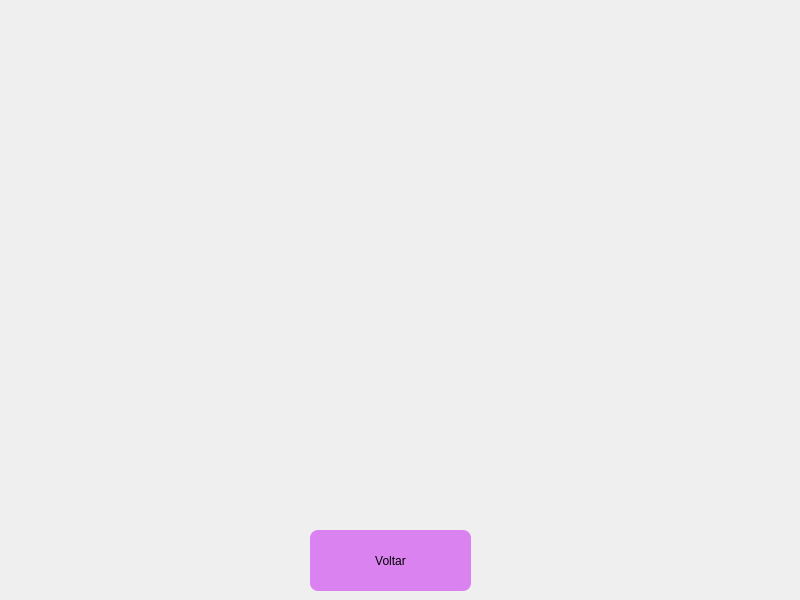
<?xml version="1.0" encoding="UTF-8"?>
<ui version="4.0">
 <class>escultura</class>
 <widget class="QMainWindow" name="escultura">
  <property name="geometry">
   <rect>
    <x>0</x>
    <y>0</y>
    <width>800</width>
    <height>600</height>
   </rect>
  </property>
  <property name="minimumSize">
   <size>
    <width>800</width>
    <height>600</height>
   </size>
  </property>
  <property name="maximumSize">
   <size>
    <width>800</width>
    <height>600</height>
   </size>
  </property>
  <property name="windowTitle">
   <string>MainWindow</string>
  </property>
  <widget class="QWidget" name="centralwidget">
   <widget class="QLabel" name="label">
    <property name="geometry">
     <rect>
      <x>0</x>
      <y>0</y>
      <width>800</width>
      <height>600</height>
     </rect>
    </property>
    <property name="minimumSize">
     <size>
      <width>800</width>
      <height>600</height>
     </size>
    </property>
    <property name="maximumSize">
     <size>
      <width>800</width>
      <height>600</height>
     </size>
    </property>
    <property name="text">
     <string/>
    </property>
    <property name="pixmap">
     <pixmap resource="../imagens/img.qrc">:/img/TUEscultura.png</pixmap>
    </property>
    <property name="scaledContents">
     <bool>true</bool>
    </property>
   </widget>
   <widget class="QPushButton" name="volta">
    <property name="geometry">
     <rect>
      <x>310</x>
      <y>530</y>
      <width>161</width>
      <height>61</height>
     </rect>
    </property>
    <property name="styleSheet">
     <string notr="true">background-color: rgba(214, 102, 241, 80%);
font: 12pt &quot;Comic Sans MS&quot;;
border-radius: 8px</string>
    </property>
    <property name="text">
     <string>Voltar</string>
    </property>
   </widget>
  </widget>
 </widget>
 <resources>
  <include location="../imagens/img.qrc"/>
 </resources>
 <connections/>
</ui>
